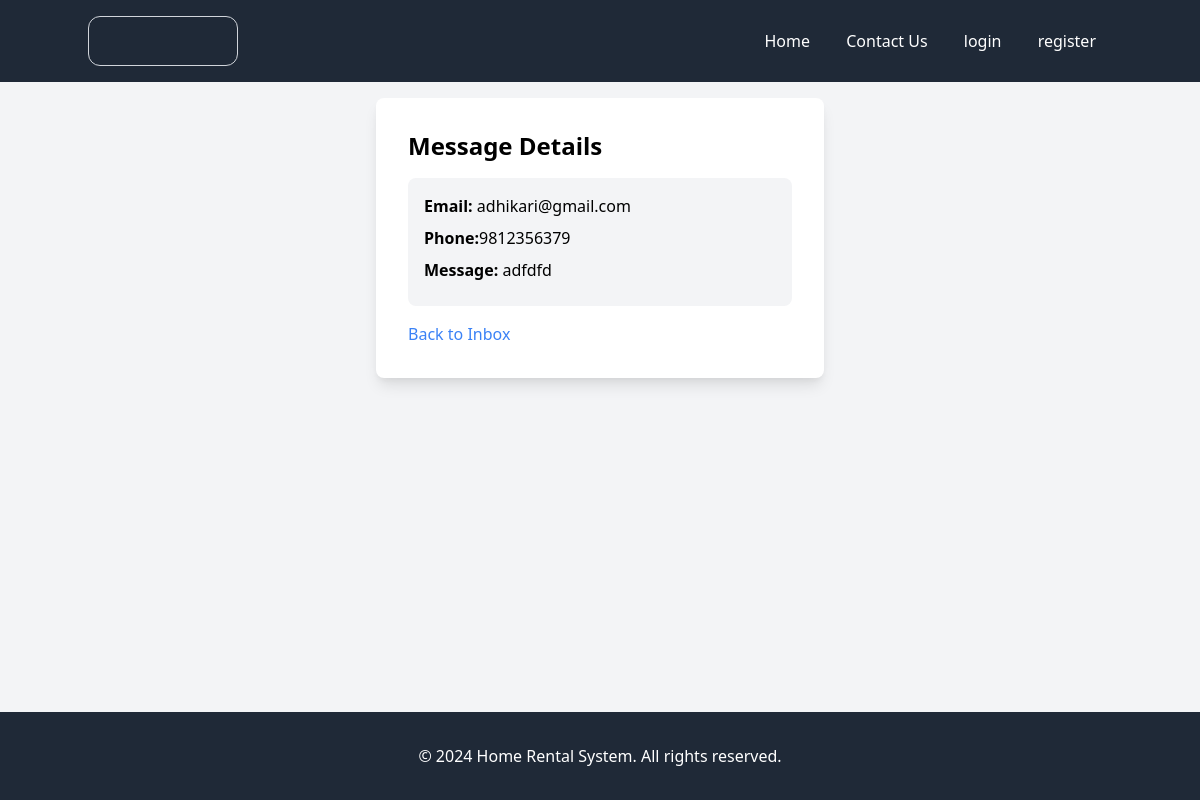
/message/1, run on an earlier commit of the app's database.
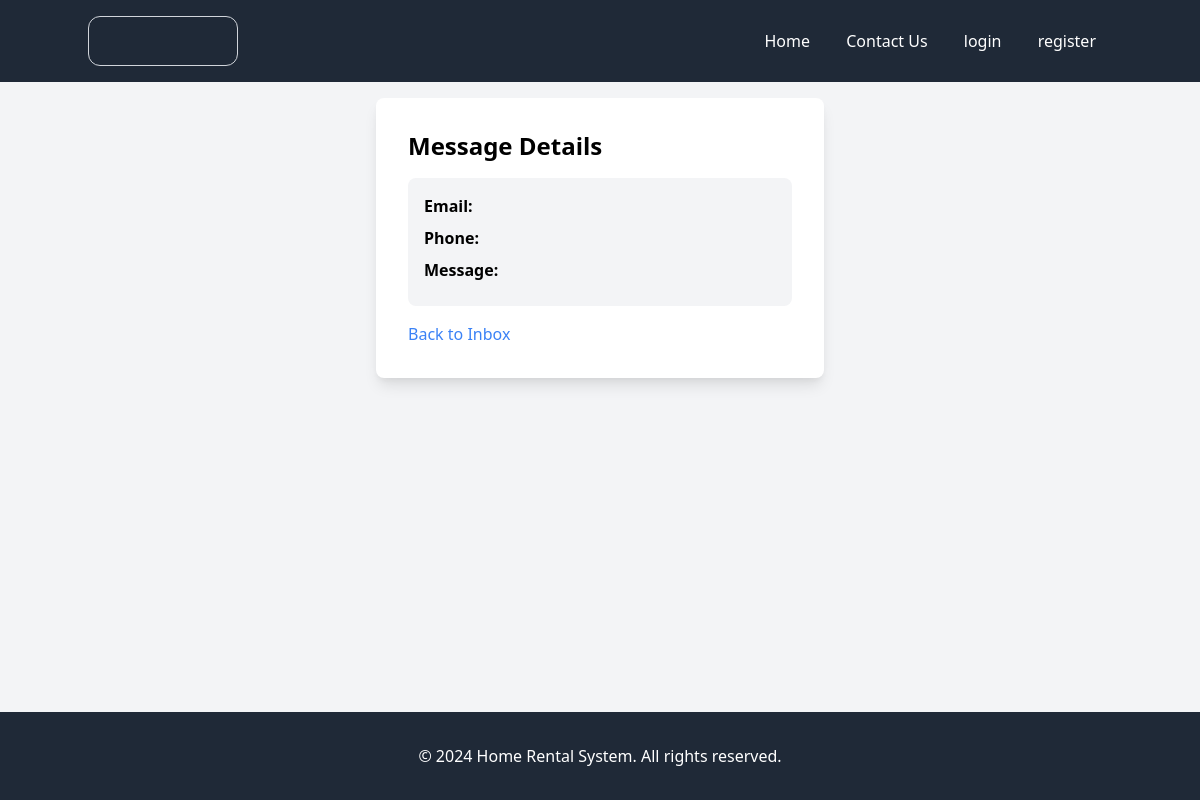
And on a later commit of the database.
### core/models.py (models this page shows, shortened)
class Contact(models.Model):
    owner = models.ForeignKey(User,on_delete = models.CASCADE)
    name = models.CharField(max_length=255)
    email = models.EmailField()
    contact_number = models.CharField(max_length=20)
    message = models.TextField()

### core/views.py (the view)
# urls.py: path('message/<int:pk>',views.messageDetail,name = "messageDetail"),
def messageDetail(request,pk):
    message = Contact.objects.filter(pk =pk).first()
    return render(request,'messageDetail.html',{'message':message})

### templates/messageDetail.html
{%extends 'base.html'%}
{%block content%}
<div class="container mx-auto p-4">
    <div class="bg-white rounded-lg shadow-lg p-8 max-w-md mx-auto">
        <h2 class="text-2xl font-bold mb-4">Message Details</h2>
        <div class="bg-gray-100 p-4 rounded-lg mb-4">
            <div class="mb-2">
                <span class="font-bold">Email:</span> {{message.email}}
            </div>
            <div class="mb-2">
                <span class="font-bold">Phone:</span>{{message.contact_number}}
            </div>
            <div class="mb-2">
                <span class="font-bold">Message:</span> {{message.message}}
            </div>
        </div>
        <a href="/messages/" class="text-blue-500 hover:underline">Back to Inbox</a>
    </div>
</div>
{%endblock content%}

What changed in the data, as far as the page shows it:
removed Contact: email "adhikari@gmail.com", contact_number "9812356379", message "adfdfd"
